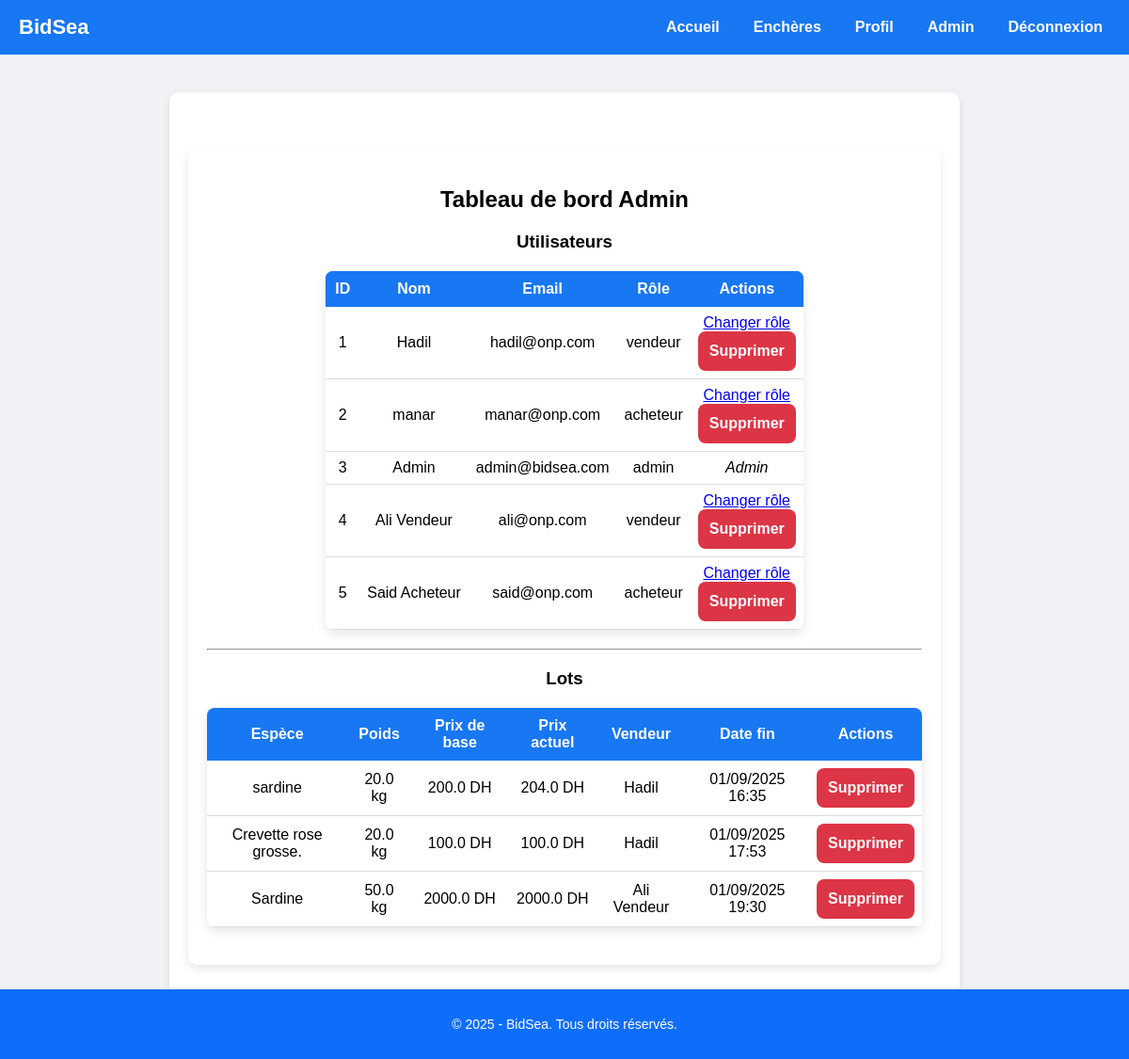
Page /admin (signed in) on the earlier database version.
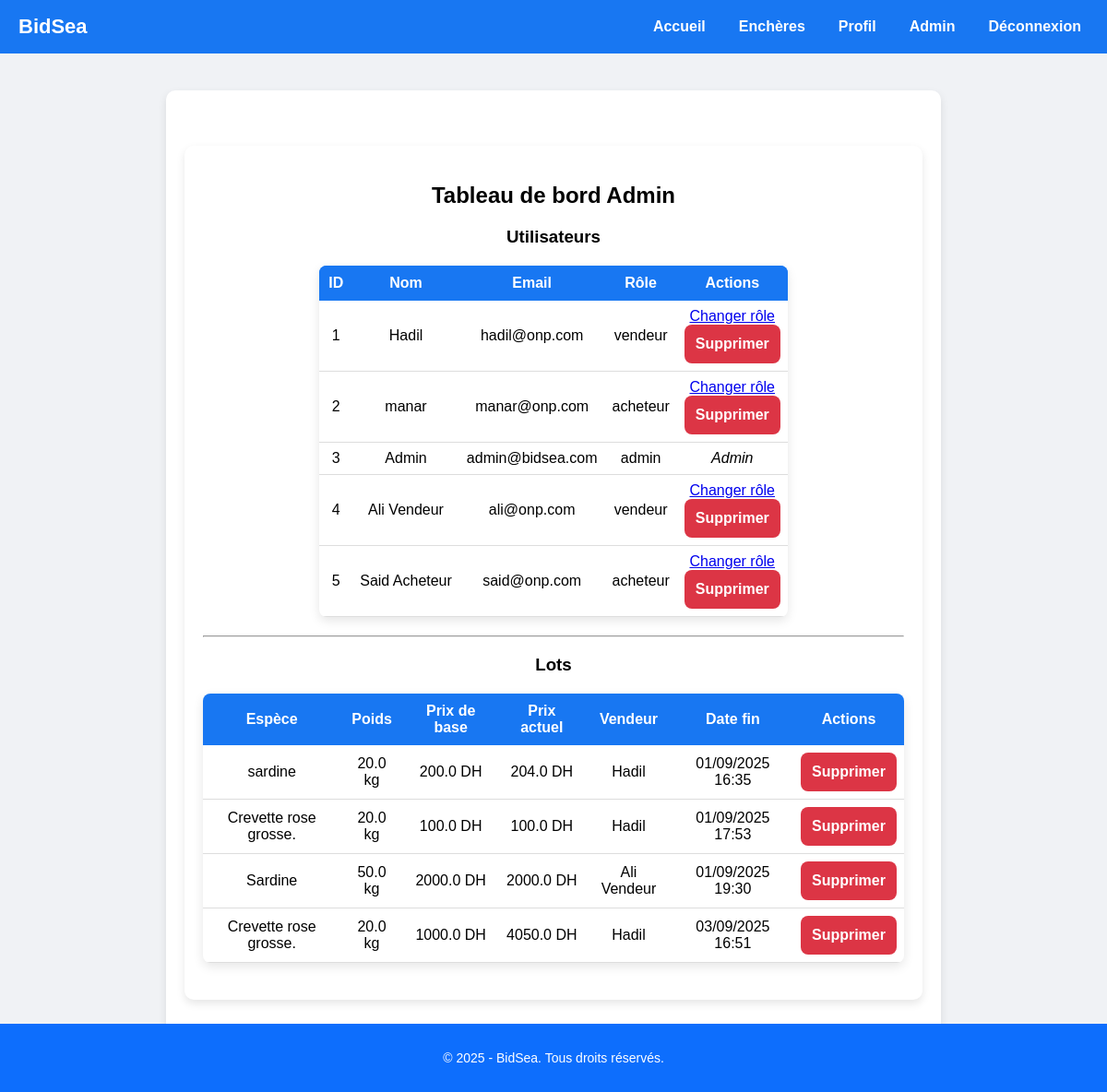
Same page on the later database version.
### app/models.py (models this page shows, shortened)
class User(UserMixin, db.Model):
    id = db.Column(db.Integer, primary_key=True)
    nom = db.Column(db.String(100), nullable=False)
    email = db.Column(db.String(120), unique=True, nullable=False)
    mot_de_passe = db.Column(db.String(200), nullable=False)
    role = db.Column(db.String(20), nullable=False)  # acheteur ou vendeur ou admin

class Lot(db.Model):
    id = db.Column(db.Integer, primary_key=True)
    espece = db.Column(db.String(100), nullable=False)
    poids = db.Column(db.Float, nullable=False)
    origine = db.Column(db.String(100), nullable=True)
    prix_base = db.Column(db.Float, nullable=False)
    prix_actuel = db.Column(db.Float, nullable=False)
    date_fin = db.Column(db.DateTime, nullable=False)
    vendeur_id = db.Column(db.Integer, db.ForeignKey("user.id"), nullable=False)
    email_envoye = db.Column(db.Boolean, default=False)

### main.py (the view)
@app.route("/admin")
@login_required
def admin_dashboard():
    if current_user.role != "admin":
        flash("⛔ Accès réservé à l'administrateur.", "danger")
        return redirect(url_for("home"))
    users = User.query.all()
    lots = Lot.query.all()
    lots_data = []
    for lot in lots:
        vendeur = User.query.get(lot.vendeur_id)
        lots_data.append({
            "id": lot.id,
            "espece": lot.espece,
            "poids": lot.poids,
            "prix_base": lot.prix_base,
            "prix_actuel": lot.prix_actuel,
            "vendeur": vendeur.nom if vendeur else "-",
            "date_fin": lot.date_fin
        })
    return render_template("admin_dashboard.html", users=users, lots=lots_data)

### main.py (called while the page is built)
@login_manager.user_loader
def load_user(user_id):
    return User.query.get(int(user_id))

### app/templates/admin_dashboard.html
{% extends "base.html" %}
{% block content %}
<div class="page-container">
    <h2>Tableau de bord Admin</h2>
    <h3>Utilisateurs</h3>
    <table>
        <tr style="background:#1877f2; color:white;">
            <th>ID</th>
            <th>Nom</th>
            <th>Email</th>
            <th>Rôle</th>
            <th>Actions</th>
        </tr>
        {% for user in users %}
        <tr>
            <td>{{ user.id }}</td>
            <td>{{ user.nom }}</td>
            <td>{{ user.email }}</td>
            <td>{{ user.role }}</td>
            <td>
                {% if user.role != "admin" %}
                    <a href="{{ url_for('toggle_role', user_id=user.id) }}" class="btn btn-warning">Changer rôle</a>
                    <a href="{{ url_for('delete_user', user_id=user.id) }}" class="btn btn-danger">Supprimer</a>
                {% else %}
                    <em>Admin</em>
                {% endif %}
            </td>
        </tr>
        {% endfor %}
    </table>
    <hr>
<h3>Lots</h3>
<table>
    <thead>
        <tr>
            <th>Espèce</th>
            <th>Poids</th>
            <th>Prix de base</th>
            <th>Prix actuel</th>
            <th>Vendeur</th>
            <th>Date fin</th>
            <th>Actions</th>
        </tr>
    </thead>
    <tbody>
        {% for lot in lots %}
        <tr>
            <td>{{ lot.espece }}</td>
            <td>{{ lot.poids }} kg</td>
            <td>{{ lot.prix_base }} DH</td>
            <td>{{ lot.prix_actuel }} DH</td>
            <td>{{ lot.vendeur }}</td>
            <td>{{ lot.date_fin.strftime('%d/%m/%Y %H:%M') }}</td>
            <td>
                <a href="{{ url_for('delete_lot', lot_id=lot.id) }}" class="btn btn-danger">Supprimer</a>
            </td>
        </tr>
        {% endfor %}
    </tbody>
</table>
</div>
{% endblock %}

Differences in the rows shown:
added Lot: espece "Crevette rose grosse.", poids "20.0", prix_base "1000.0", prix_actuel "4050.0", date_fin "03/09/2025 16:51"
Other differences:
new list line: "kg DH DH Supprimer"
new list line: "Hadil"
